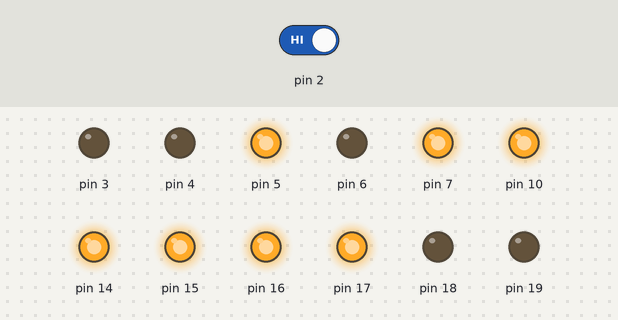
This sketch was run on a simulated Arduino Uno, built with avr-gcc and run on an emulated ATmega328P. On the bench: output pins drawn as LEDs (lit = HIGH). Inputs (shaded band) come from the test bench; at power-on: pin 2 HIGH.

Above: at 1.2 s.
1.3 s: pin 2 driven LOW
Timing chart, 0 to 4.3 s (numbered marks = the images above; inputs shaded):
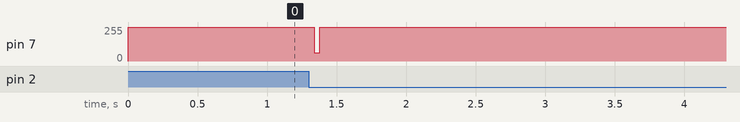

Measured:
- after the input at 1.3 s, pin 7: 255/255 → 62/255 at once, → 255/255 0.04 s later

The sketch:

Tank_6.ino
```cpp
// include the SPI library:
#include <SPI.h>

struct fin { byte outer,outer2,inner2,inner; };
byte check = 0;
const static fin dat[] =
{
   //0b_0110_1111, 0b_1110_1000, 0b_0000_0000, 0b0000_0000
   //     6    F       E    8         0   0        0    0
/* 0-7 */     {0x00,0x00,0x00,0x00},{0x00,0x00,0x00,0x00},{0x00,0x00,0x00,0x00},{0x00,0x00,0x00,0x00},{0x00,0x00,0x00,0x00},{0x00,0x00,0x00,0x00},{0x00,0x00,0x00,0x00},{0x00,0x00,0x00,0x00},
/* 8-15 */    {0x00,0x00,0x00,0x00},{0x00,0x00,0x00,0x00},{0x00,0x00,0x00,0x00},{0x00,0x00,0x00,0x00},{0x00,0x00,0x00,0x00},{0x00,0x00,0x00,0x00},{0x00,0x00,0x00,0x00},{0x00,0x00,0x00,0x00},
/* 16-23 */   {0x00,0x00,0x00,0x00},{0x00,0x00,0x00,0x00},{0x00,0x00,0x00,0x00},{0x00,0x00,0x00,0x00},{0x00,0x00,0x00,0x00},{0x00,0x00,0x00,0x00},{0x00,0x00,0x00,0x00},{0x00,0x00,0x00,0x00},
/* 24-31 */   {0x00,0x00,0x00,0x00},{0x00,0x00,0x00,0x00},{0x00,0x00,0x00,0x00},{0x00,0x00,0x00,0x00},{0x00,0x00,0x00,0x00},{0x00,0x00,0x00,0x00},{0x00,0x00,0x00,0x00},{0x00,0x00,0x00,0x00},
/* 32-39 */   {0x00,0x00,0x00,0x00},{0x00,0x00,0x00,0x00},{0x00,0x00,0x00,0x00},{0x00,0x00,0x00,0x00},{0x00,0x00,0x00,0x00},{0x00,0x00,0x00,0x00},{0x00,0x00,0x00,0x00},{0x00,0x00,0x00,0x00},
/* 40-47 */   {0x00,0x00,0x00,0x00},{0x00,0x00,0x00,0x00},{0x00,0x00,0x00,0x00},{0x00,0x00,0x00,0x00},{0x00,0x00,0x00,0x00},{0x00,0x00,0x00,0x00},{0x00,0x00,0x00,0x00},{0x00,0x00,0x00,0x00},
/* 48-55 */   {0x00,0x00,0x00,0x00},{0x00,0x00,0x00,0x00},{0x00,0x00,0x00,0x00},{0x00,0x00,0x00,0x00},{0x00,0x00,0x00,0x00},{0x00,0x00,0x00,0x00},{0x00,0x00,0x00,0x00},{0x00,0x00,0x00,0x00},
/* 56-63 */   {0x00,0x00,0x00,0x00},{0x00,0x00,0x00,0x00},{0x00,0x00,0x00,0x00},{0x00,0x00,0x00,0x00},{0x00,0x00,0x00,0x00},{0x00,0x00,0x00,0x00},{0x00,0x00,0x00,0x00},{0x00,0x00,0x00,0x00},
/* 64-71 */   {0x00,0x00,0x00,0x00},{0x00,0x00,0x00,0x00},{0x00,0x00,0x00,0x00},{0x00,0x00,0x00,0x00},{0x00,0x00,0x00,0x00},{0x00,0x00,0x00,0x00},{0x00,0x00,0x00,0x00},{0x00,0x00,0x00,0x00},
/* 72-79 */   {0x00,0x00,0x00,0x00},{0x00,0x00,0x00,0x00},{0x00,0x00,0x00,0x00},{0x00,0x00,0x00,0x00},{0x00,0x00,0x00,0x00},{0x00,0x00,0x00,0x00},{0x00,0x00,0x00,0x00},{0x00,0x00,0x00,0x00},
/* 80-87 */   {0x00,0x00,0x00,0x00},{0x00,0x00,0x00,0x00},{0x00,0x00,0x00,0x00},{0x00,0x00,0x00,0x00},{0x00,0x00,0x00,0x00},{0x00,0x00,0x00,0x00},{0x00,0x00,0x00,0x00},{0x00,0x00,0x00,0x00},
/* 88-95 */   {0x00,0x00,0x00,0x00},{0x00,0x00,0x00,0x00},{0x00,0x00,0x00,0x00},{0x00,0x00,0x00,0x00},{0x00,0x00,0x00,0x00},{0x00,0x00,0x00,0x00},{0x00,0x00,0x00,0x00},{0x00,0x00,0x00,0x00},
/* 96-103 */  {0x00,0x00,0x00,0x00},{0x00,0x00,0x00,0x00},{0x00,0x00,0x00,0x00},{0x00,0x00,0x00,0x00},{0x00,0x00,0x00,0x00},{0x00,0x00,0x00,0x00},{0x00,0x00,0x00,0x00},{0x00,0x00,0x00,0x00},
/* 104-111 */ {0x00,0x00,0x00,0x00},{0x00,0x00,0x00,0x00},{0x00,0x00,0x00,0x00},{0x00,0x00,0x00,0x00},{0x00,0x00,0x00,0x00},{0x00,0x00,0x00,0x00},{0x00,0x00,0x00,0x00},{0x00,0x00,0x00,0x00},
/* 112-119 */ {0x00,0x00,0x00,0x00},{0x00,0x00,0x00,0x00},{0x00,0x00,0x00,0x00},{0x00,0x00,0x00,0x00},{0x00,0x00,0x00,0x00},{0x00,0x00,0x00,0x00},{0x00,0x00,0x00,0x00},{0x00,0x00,0x00,0x00},
/* 120-127 */ {0x00,0x00,0x00,0x00},{0x00,0x00,0x00,0x00},{0x00,0x00,0x00,0x00},{0x00,0x00,0x00,0x00},{0x00,0x00,0x00,0x00},{0x00,0x00,0x00,0x00},{0x00,0x00,0x00,0x00},{0x00,0x00,0x00,0x00},
/* 128-135 */ {0x00,0x00,0x00,0x00},{0x00,0x00,0x00,0x00},{0x00,0x00,0x00,0x00},{0x00,0x00,0x00,0x00},{0x00,0x00,0x00,0x00},{0x00,0x00,0x00,0x00},{0x00,0x00,0x00,0x00},{0x00,0x00,0x00,0x00},
/* 136-143 */ {0x00,0x00,0x00,0x00},{0x00,0x00,0x00,0x00},{0x00,0x00,0x00,0x00},{0x00,0x00,0x00,0x00},{0x00,0x00,0x00,0x00},{0x00,0x00,0x00,0x00},{0x00,0x00,0x00,0x00},{0x00,0x00,0x00,0x00},
/* 144-151 */ {0x00,0x00,0x00,0x00},{0x00,0x00,0x00,0x00},{0x00,0x00,0x00,0x00},{0x00,0x00,0x00,0x00},{0x00,0x00,0x00,0x00},{0x00,0x00,0x00,0x00},{0x00,0x00,0x00,0x00},{0x00,0x00,0x00,0x00},
/* 152-159 */ {0x00,0x00,0x00,0x00},{0x00,0x00,0x00,0x00},{0x00,0x00,0x00,0x00},{0x00,0x00,0x00,0x00},{0x00,0x00,0x00,0x00},{0x00,0x00,0x00,0x00},{0x00,0x00,0x00,0x00},{0x00,0x00,0x00,0x00},
/* 160-167 */ {0x00,0x00,0x00,0x00},{0x00,0x00,0x00,0x00},{0x00,0x00,0x00,0x00},{0x00,0x00,0x00,0x00},{0x00,0x00,0x00,0x00},{0x00,0x00,0x00,0x00},{0x00,0x00,0x00,0x00},{0x00,0x00,0x00,0x00},
/* 168-175 */ {0x00,0x00,0x00,0x00},{0x00,0x00,0x00,0x00},{0x00,0x00,0x00,0x00},{0x00,0x00,0x00,0x00},{0x00,0x00,0x00,0x00},{0x00,0x00,0x00,0x00},{0x00,0x00,0x00,0x00},{0x00,0x00,0x00,0x00},
/* 176-183 */ {0x00,0x00,0x00,0x00},{0x00,0x00,0x00,0x00},{0x00,0x00,0x00,0x00},{0x00,0x00,0x00,0x00},{0x00,0x00,0x00,0x00},{0x70,0x38,0x00,0x00},{0x60,0x28,0x00,0x00},{0x60,0x28,0x00,0x00},
/* 184-191 */ {0x60,0x28,0x00,0x00},{0x60,0x28,0x00,0x00},{0x60,0x28,0x00,0x00},{0x6F,0xE8,0x00,0x00},{0x6F,0xE8,0x00,0x00},{0x6F,0xE8,0x00,0x00},{0x6F,0xE8,0x00,0x00},{0x6F,0xE8,0x00,0x00},
/* 192-199 */ {0x6F,0xE8,0x00,0x00},{0x6F,0xE8,0x00,0x00},{0x6F,0xE8,0x00,0x00},{0x6F,0xE8,0x00,0x00},{0x6F,0xE8,0x00,0x00},{0x6F,0xE8,0x00,0x00},{0x6F,0xE8,0x00,0x00},{0x60,0x28,0x00,0x00},
/* 200-207 */ {0x60,0x28,0x00,0x00},{0x60,0x28,0x00,0x00},{0x60,0x28,0x00,0x00},{0x60,0x28,0x00,0x00},{0x60,0x28,0x00,0x00},{0x60,0x28,0x00,0x00},{0x70,0x38,0x00,0x00},{0x00,0x00,0x00,0x00},
/* 208-215 */ {0x00,0x00,0x00,0x00},{0x00,0x00,0x00,0x00},{0x00,0x00,0x00,0x00},{0x00,0x00,0x00,0x00},{0x00,0x00,0x00,0x00},{0x00,0x00,0x00,0x00},{0x00,0x00,0x00,0x00},{0x00,0x00,0x00,0x00},
/* 216-223 */ {0x00,0x00,0x00,0x00},{0x00,0x00,0x00,0x00},{0x00,0x00,0x00,0x00},{0x00,0x00,0x00,0x00},{0x00,0x00,0x00,0x00},{0x00,0x00,0x00,0x00},{0x00,0x00,0x00,0x00},{0x00,0x00,0x00,0x00},
/* 224-231 */ {0x00,0x00,0x00,0x00},{0x00,0x00,0x00,0x00},{0x00,0x00,0x00,0x00},{0x00,0x00,0x00,0x00},{0x00,0x00,0x00,0x00},{0x00,0x00,0x00,0x00},{0x00,0x00,0x00,0x00},{0x00,0x00,0x00,0x00},
/* 232-239 */ {0x00,0x00,0x00,0x00},{0x00,0x00,0x00,0x00},{0x00,0x00,0x00,0x00},{0x00,0x00,0x00,0x00},{0x00,0x00,0x00,0x00},{0x00,0x00,0x00,0x00},{0x00,0x00,0x00,0x00},{0x00,0x00,0x00,0x00},
/* 240-247 */ {0x00,0x00,0x00,0x00},{0x00,0x00,0x00,0x00},{0x00,0x00,0x00,0x00},{0x00,0x00,0x00,0x00},{0x00,0x00,0x00,0x00},{0x00,0x00,0x00,0x00},{0x00,0x00,0x00,0x00},{0x00,0x00,0x00,0x00},
/* 248-255 */ {0x00,0x00,0x00,0x00},{0x00,0x00,0x00,0x00},{0x00,0x00,0x00,0x00},{0x00,0x00,0x00,0x00},{0x00,0x00,0x00,0x00},{0x00,0x00,0x00,0x00},{0x00,0x00,0x00,0x00},{0x00,0x00,0x00,0x00},
};

volatile unsigned i = 0;

void setup() {
  // Initialize I/O
  DDRC = DDRC | B0111111;
  DDRD = DDRD | B11111000;
  attachInterrupt(0,timing,FALLING);
  // initialize SPI:
  SPI.begin();
  SPI.setDataMode(SPI_MODE0);
  SPI.setClockDivider(SPI_CLOCK_DIV2);
  SPI.setBitOrder(MSBFIRST);

  PORTC = B0001111;
  PORTD = B10100000;
}

void loop() {

}

void timing(){
   //Runs when falling edge from Schmitt Trigger is seen
   check = digitalRead(2);   // This is mucho importante
   if(0 != check){
    return;
   }
   for (i=32; i<256; i++) {
        LEDWrite();
   }
   for (i=0; i<32; i++) {
        LEDWrite();
   }
   PORTD = B10100000;
}

void LEDWrite() {
  PORTD = 0b10100000;
  SPI.transfer(dat[i].outer);
  SPI.transfer(dat[i].outer2);
  SPI.transfer(dat[i].inner2);
  SPI.transfer(dat[i].inner);
  PORTD = 0b11100000;
  //delayMicroseconds(59);
  PORTD = 0b00100000;
  delayMicroseconds(118);
}
```
